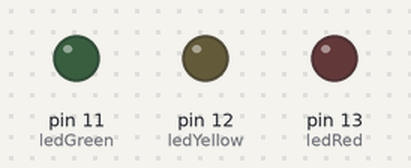
A sketch run on a simulated Arduino Uno, built with avr-gcc and run on an emulated ATmega328P. Shown: output pins drawn as LEDs (lit = HIGH).

Above: at 2.0 s.
At 4.5 s:
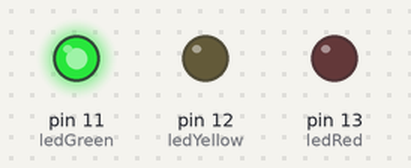
At 6.6 s:
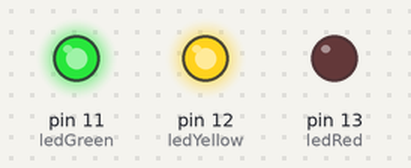
At 8.25 s:
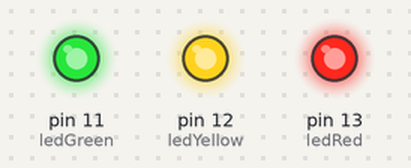
Timing chart, 0 to 10.8 s (numbered marks = the images above):
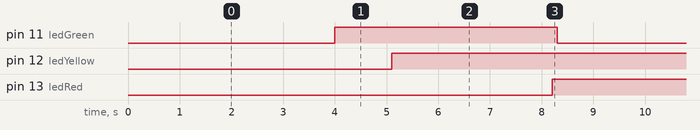

Measured:
- by itself, pin 11 (ledGreen): alternates HIGH for 4.3 s and LOW for 4.0 s
- by itself, pin 12 (ledYellow): alternates HIGH for 7.3 s and LOW for 1.0 s
- by itself, pin 13 (ledRed): alternates HIGH for 5.3 s and LOW for 3.0 s

The sketch:

Exercise_1-_Traffic_light.ino
```cpp
int ledRed = 13;
int ledYellow = 12;
int ledGreen = 11;

void setup() {
  pinMode(ledRed, OUTPUT);// put your setup code here, to run once:
  pinMode(ledYellow, OUTPUT);
  pinMode(ledGreen, OUTPUT);

}

void loop() {
  // put your main code here, to run repeatedly:

  digitalWrite(ledGreen, LOW);
  delay(4000);
  digitalWrite(ledGreen, HIGH);
  delay(100);

  digitalWrite(ledYellow, LOW);
  delay(1000);
  digitalWrite(ledYellow, HIGH);
  delay(100);

  digitalWrite(ledRed, LOW);
  delay(3000);
  digitalWrite(ledRed, HIGH);
  delay(100);
};
```
